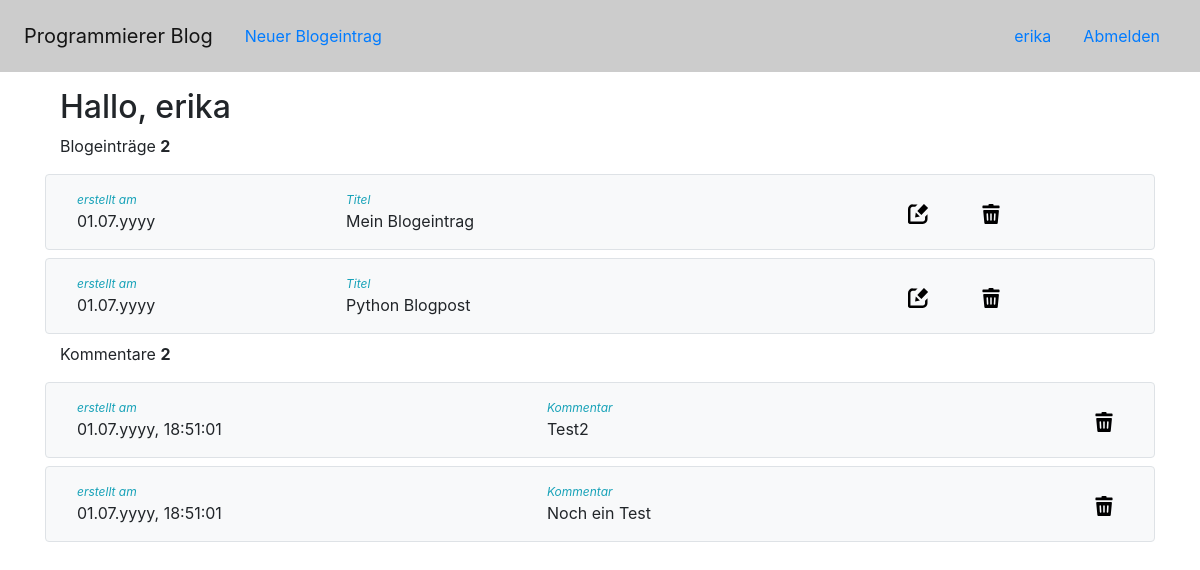
The page /profile (signed in) on the database its author committed.
### app/models.py (models this page shows, shortened)
class User(UserMixin, db.Model):
    id = db.Column(db.Integer, primary_key=True)
    username = db.Column(db.String(64), index=True, unique=True)
    firstname = db.Column(db.String(64))
    lastname = db.Column(db.String(64))
    email = db.Column(db.String(120), index=True, unique=True)
    password = db.Column(db.String(128))
    entries = db.relationship('Entry', backref='author', lazy=True)
    comments = db.relationship('Comment', backref='author', lazy=True)

class Entry(db.Model):
    id = db.Column(db.Integer, primary_key=True)
    title = db.Column(db.String(100), unique=True)
    content = db.Column(db.String(255))
    user_id = db.Column(db.Integer, db.ForeignKey('user.id'))
    tags = db.relationship('Tag', secondary=tags, backref="entries")
    comments = db.relationship('Comment', backref='entry', lazy=True)
    created_at = db.Column(db.DateTime, index=True, default=datetime.utcnow)

class Comment(db.Model):
    id = db.Column(db.Integer, primary_key=True)
    content = db.Column(db.String(100))
    user_id = db.Column(db.Integer, db.ForeignKey('user.id'))
    entry_id = db.Column(db.Integer, db.ForeignKey('entry.id'))
    created_at = db.Column(db.DateTime, index=True, default=datetime.utcnow)

### app/routes.py (the view)
@app.route('/profile')
@login_required
def profile():
    entries = Entry.query.filter_by(user_id=current_user.id).all()
    comments = Comment.query.filter_by(user_id=current_user.id).all()
    return render_template('profile.html', title="Profil", entries=entries, comments=comments)

### app/routes.py (called while the page is built)
@login_manager.user_loader
def load_user(user_id):
    return User.query.get(user_id)

### app/templates/profile.html (shortened to what this page needs)
{% extends "base.html" %}
{% block app_content %}
<h2>Hallo, {{current_user.username}}</h2>
<div className="my-3">
    <p>Blogeinträge <span style="font-weight:bold;">{{entries|length}}</span> </p>
    {% for entry in entries %}
        <div class="row border rounded my-2 p-3 bg-light align-items-center">
            <div class="col d-flex flex-column">
                <span style="font-size:12px; font-style:italic;" class="text-info">erstellt am</span>
                <span>{{ moment(entry.created_at).format('DD.MM.yyyy') }}</span>
            </div>
            <div class="col-6 d-flex flex-column">
                <span style="font-size:12px;font-style:italic;" class="text-info">Titel</span>
                <span>{{entry.title}}</span>
            </div>
            <div class="col-3">
                <a href="{{ url_for('editEntry', entryId=entry.id) }}">
                    <img style="width:20px;height:20px;cursor:pointer;" src="{{ url_for('static', filename='images/edit.svg')}}" class="mx-4" alt="EditIcon" />
                </a>
                <a href="{{ url_for('deleteEntry', entryId=entry.id) }}" onclick="return confirm('Wollen Sie diesen Eintrag wirklich löschen')">
                    <img style="width:20px;height:20px;cursor:pointer;" src="{{ url_for('static', filename='images/delete.svg')}}" class="mx-4" alt="DeleteIcon" />
                </a>
            </div>
        </div>
    {% endfor %}
</div>
<div className="my-3">
    <p>Kommentare <span style="font-weight:bold;">{{comments|length}}</span></p>
    {% for comment in comments %}
        <div class="row border rounded my-2 p-3 bg-light align-items-center">
            <div class="col d-flex flex-column">
                <span style="font-size:12px; font-style:italic;" class="text-info">erstellt am</span>
                <span>{{ moment(comment.created_at).format('DD.MM.yyyy, HH:mm:ss') }}</span>
            </div>
            <div class="col-6 d-flex flex-column">
                <span style="font-size:12px;font-style:italic;" class="text-info">Kommentar</span>
                <span>{{comment.content}}</span>
            </div>
            <div className="col-3">
                <a href="{{ url_for('deleteComment', commentId=comment.id) }}" onclick="return confirm('Wollen Sie diesen Kommentar wirklich löschen')">
                    <img style="width:20px;height:20px;cursor:pointer;" src="{{ url_for('static', filename='images/delete.svg')}}" class="mx-4" alt="DeleteIcon" />
                </a>
            </div>
        </div>
    {% endfor %}
 </div>
{% endblock %}

### app/templates/header.html
<header class="navbar navbar-expand-lg navbar-light px-4 py-3 d-flex justify-content-between" style="background-color:#ccc;">
            <div class="d-flex justify-content-center">
                <a class="navbar-brand" href="/">Programmierer Blog</a>
                {% if current_user.is_authenticated %}
                    <ul class="nav nav-pills">
                        <li class="nav-item">
                            <a class="nav-link" href="{{ url_for('addEntry') }}">Neuer Blogeintrag</a>
                        </li>
                    </ul>
                {% endif %}
            </div>
            <div>
                {% if current_user.is_anonymous %}
                    <ul class="nav nav-pills">
                        <li class="nav-item">
                            <a class="nav-link" href="{{ url_for('login') }}">Anmelden</a>
                        </li>
                        <li class="nav-item">
                            <a class="nav-link" href="{{ url_for('signup') }}">Registrieren</a>
                        </li>
                    </ul>
                {% else %}
                    <ul class="nav nav-pills">
                        <li class="nav-item">
                            <a class="nav-link" href="{{ url_for('profile') }}">{{current_user.username}}</a>
                        </li>
                        <li class="nav-item">
                            <a class="nav-link" href="{{ url_for('logout') }}">Abmelden</a>
                        </li>
                    </ul>
                {% endif %}
            </div>
        </header>

### rows shown on the page
User: username "erika"
Entry: created_at "01.07.yyyy", title "Mein Blogeintrag"
Entry: created_at "01.07.yyyy", title "Python Blogpost"
Comment: created_at "01.07.yyyy, 18:51:01", content "Test2"
Comment: created_at "01.07.yyyy, 18:51:01", content "Noch ein Test"

### other values the page prints
{{ entries|length }} "2"
{{ comments|length }} "2"
